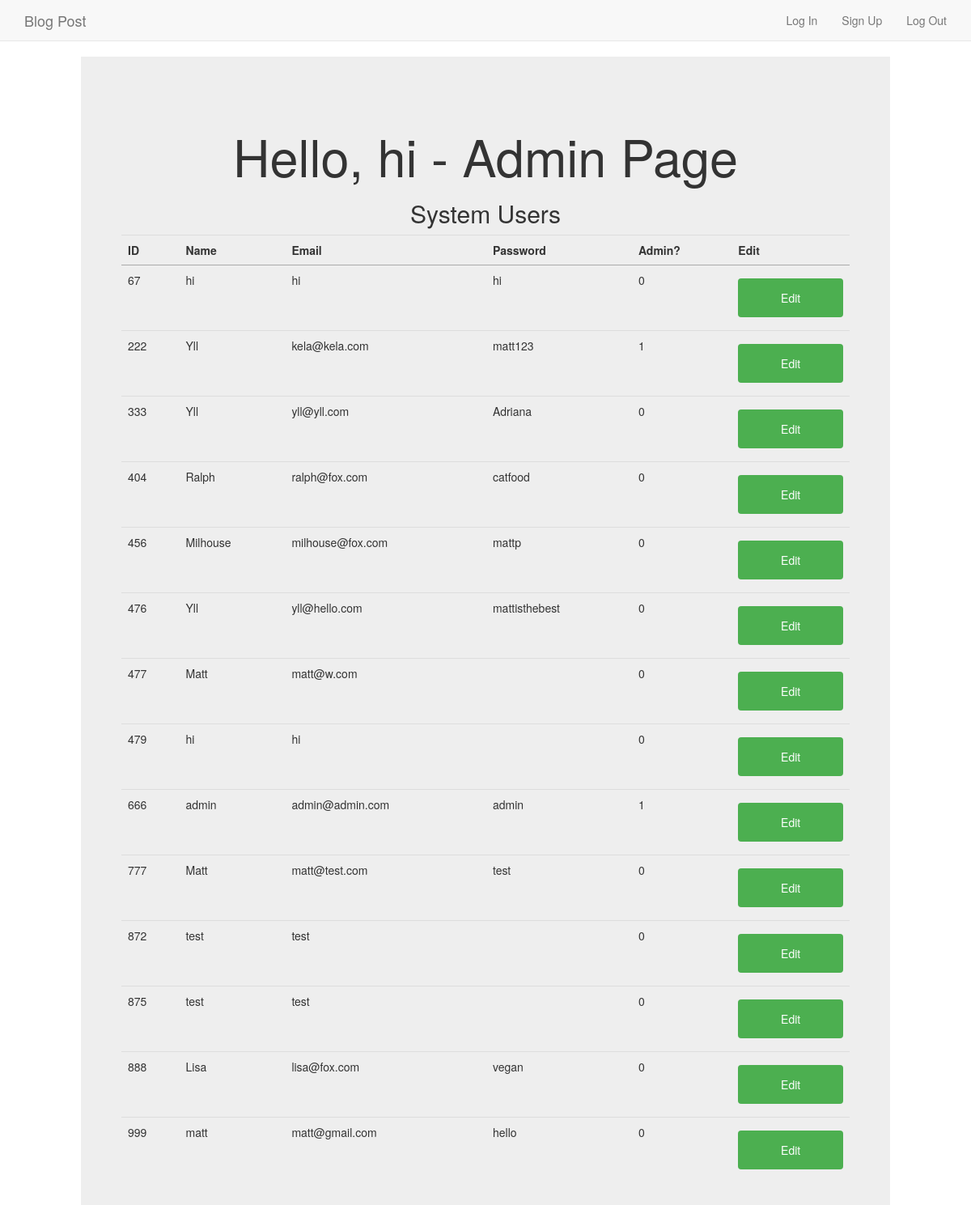
Screenshot of /admin.php (signed in) with the database file from the repository.
### tables this page shows
CREATE TABLE `students` (
  `id` int(10) UNSIGNED NOT NULL,
  `name` varchar(32) DEFAULT NULL,
  `email` varchar(32) DEFAULT NULL,
  `pwd` varchar(16) DEFAULT NULL,
  `isAdmin` tinyint(1) NOT NULL
);

### admin.php (the view, shortened to what this page needs)
<!DOCTYPE html>
<html>
	<head>
		<link rel="stylesheet" href="https://maxcdn.bootstrapcdn.com/bootstrap/3.3.7/css/bootstrap.min.css">
		<link href="simpsons.css" type="text/css" rel="stylesheet" />
	</head>
	<body>
		<nav class="navbar navbar-default navbar-fixed-top">
      <div class="container">
        <div class="navbar-header">
          <a class="navbar-brand" href="start.php">Blog Post</a>
        </div>
        <div id="navbar" class="navbar-collapse collapse">
          <ul class="nav navbar-nav navbar-right">
            <li><a href="login.php">Log In</a></li>
            <li><a href="signup.php">Sign Up</a></li>
						<li><a href="start.php">Log Out</a></li>
          </ul>
        </div>
      </div>
    </nav>
		<div class = "jumbotron" >
			<div class = "table1" >
		<table class="table table-hover">
			<tr><th>ID</th><th>Name</th><th>Email</th><th>Password</th><th>Admin?</th><th>Edit</th></tr>
			<?php
			$name = $_SESSION["name"];
			?>
			<h1>Hello, <? print $name; ?> - Admin Page </h1>
			<h2> System Users </h2>
			<?
			$query = "SELECT *
			          FROM students";
			$db = new PDO("mysql:dbname=simpsons", "root", "");
			$db->setAttribute(PDO::ATTR_ERRMODE, PDO::ERRMODE_EXCEPTION);
			$rows = $db->query($query);
			foreach ($rows as $row) {
				?>
				<tr>
					<td>
						<?= $row["id"] ?>
					</td>
					<td>
						<?= $row["name"] ?>
					</td>
				<td>
					<?= $row["email"] ?>
				</td>
				<td>
					<?= $row["pwd"] ?>
				</td>
			<td>
				<?= $row["isAdmin"] ?>
			</td>
			<td>
				<form id="editInfo" action="edit_info.php" method="post" >
					<fieldset>
						<input type="submit" value="Edit" />
					</fieldset>
				</form>
			</td>
		</tr>
				<?php
			}
			?>
		</table>
	</div>
</div>
	</body>
</html>

### simpsons.css (style rules this page uses)
html { background-color: white; }
body { width: 1000px; height: 600px; margin: auto; padding-top: 70px; }
table th { border-bottom: 1px solid #aaa; text-align: left; }
table th, table td { padding-right: 1em; }
h1,h2 { text-align: center; }
.table1 { padding-left: 50px; padding-right: 50px; padding-top: 20px; }
input[type=submit] { width: 100%; background-color: #4CAF50; color: white; padding: 14px 20px; margin: 8px 0; border: none; border-radius: 4px; cursor: pointer; }

### rows the page displays
students: id "67", name "hi", email "hi", pwd "hi", isAdmin "0"
students: id "222", name "Yll", email "kela@kela.com", pwd "matt123", isAdmin "1"
students: id "333", name "Yll", email "yll@yll.com", pwd "Adriana", isAdmin "0"
students: id "404", name "Ralph", email "ralph@fox.com", pwd "catfood", isAdmin "0"
students: id "456", name "Milhouse", email "milhouse@fox.com", pwd "mattp", isAdmin "0"
students: id "476", name "Yll", email "yll@hello.com", pwd "mattisthebest", isAdmin "0"
students: id "477", name "Matt", email "matt@w.com", isAdmin "0"
students: id "479", name "hi", email "hi", isAdmin "0"
students: id "666", name "admin", email "admin@admin.com", pwd "admin", isAdmin "1"
students: id "777", name "Matt", email "matt@test.com", pwd "test", isAdmin "0"
students: id "872", name "test", email "test", isAdmin "0"
students: id "875", name "test", email "test", isAdmin "0"
students: id "888", name "Lisa", email "lisa@fox.com", pwd "vegan", isAdmin "0"
students: id "999", name "matt", email "matt@gmail.com", pwd "hello", isAdmin "0"

### other values shown
$name "hi"
